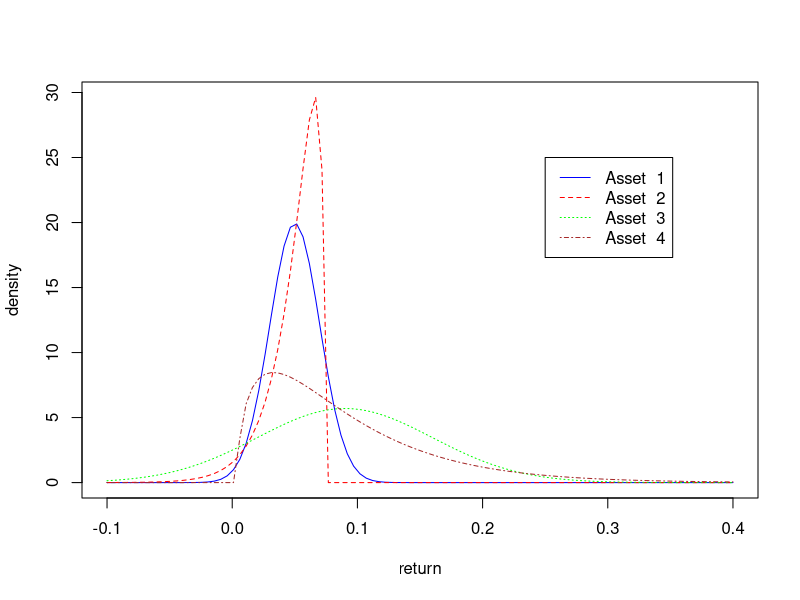

Write the R code that produced this figure.
library(quantreg)


### Name: qrisk
### Title: Function to compute Choquet portfolio weights
### Aliases: qrisk
### Keywords: regression robust

### ** Examples

#Fig 1:  ... of Choquet paper
        mu1 <- .05; sig1 <- .02; mu2 <- .09; sig2 <- .07
        x <- -10:40/100
        u <- seq(min(c(x)),max(c(x)),length=100)
        f1 <- dnorm(u,mu1,sig1)
        F1 <- pnorm(u,mu1,sig1)
        f2 <- dchisq(3-sqrt(6)*(u-mu1)/sig1,3)*(sqrt(6)/sig1)
        F2 <- pchisq(3-sqrt(6)*(u-mu1)/sig1,3)
        f3 <- dnorm(u,mu2,sig2)
        F3 <- pnorm(u,mu2,sig2)
        f4 <- dchisq(3+sqrt(6)*(u-mu2)/sig2,3)*(sqrt(6)/sig2)
        F4 <- pchisq(3+sqrt(6)*(u-mu2)/sig2,3)
        plot(rep(u,4),c(f1,f2,f3,f4),type="n",xlab="return",ylab="density")
        lines(u,f1,lty=1,col="blue")
        lines(u,f2,lty=2,col="red")
        lines(u,f3,lty=3,col="green")
        lines(u,f4,lty=4,col="brown")
        legend(.25,25,paste("Asset ",1:4),lty=1:4,col=c("blue","red","green","brown"))
#Now generate random sample of returns from these four densities.
n <- 1000
if(TRUE){ #generate a new returns sample if TRUE
	x1 <- rnorm(n)
	x1 <- (x1-mean(x1))/sqrt(var(x1))
	x1 <- x1*sig1 + mu1
	x2 <- -rchisq(n,3)
	x2 <- (x2-mean(x2))/sqrt(var(x2))
	x2 <- x2*sig1 +mu1
	x3 <- rnorm(n)
	x3 <- (x3-mean(x3))/sqrt(var(x3))
	x3 <- x3*sig2 +mu2
	x4 <- rchisq(n,3)
	x4 <- (x4-mean(x4))/sqrt(var(x4))
	x4 <- x4*sig2 +mu2
	}
library(quantreg)
x <- cbind(x1,x2,x3,x4)
qfit <- qrisk(x)
sfit <- srisk(x)
# Try new distortion function
qfit1 <- qrisk(x,alpha = c(.05,.1), w = c(.9,.1),mu = 0.09)
# Constrain portfolio weights to be non-negative
qfit2 <- qrisk(x,alpha = c(.05,.1), w = c(.9,.1),mu = 0.09,
	       R = rbind(rep(-1,3), diag(3)), r = c(-1, rep(0,3)))
